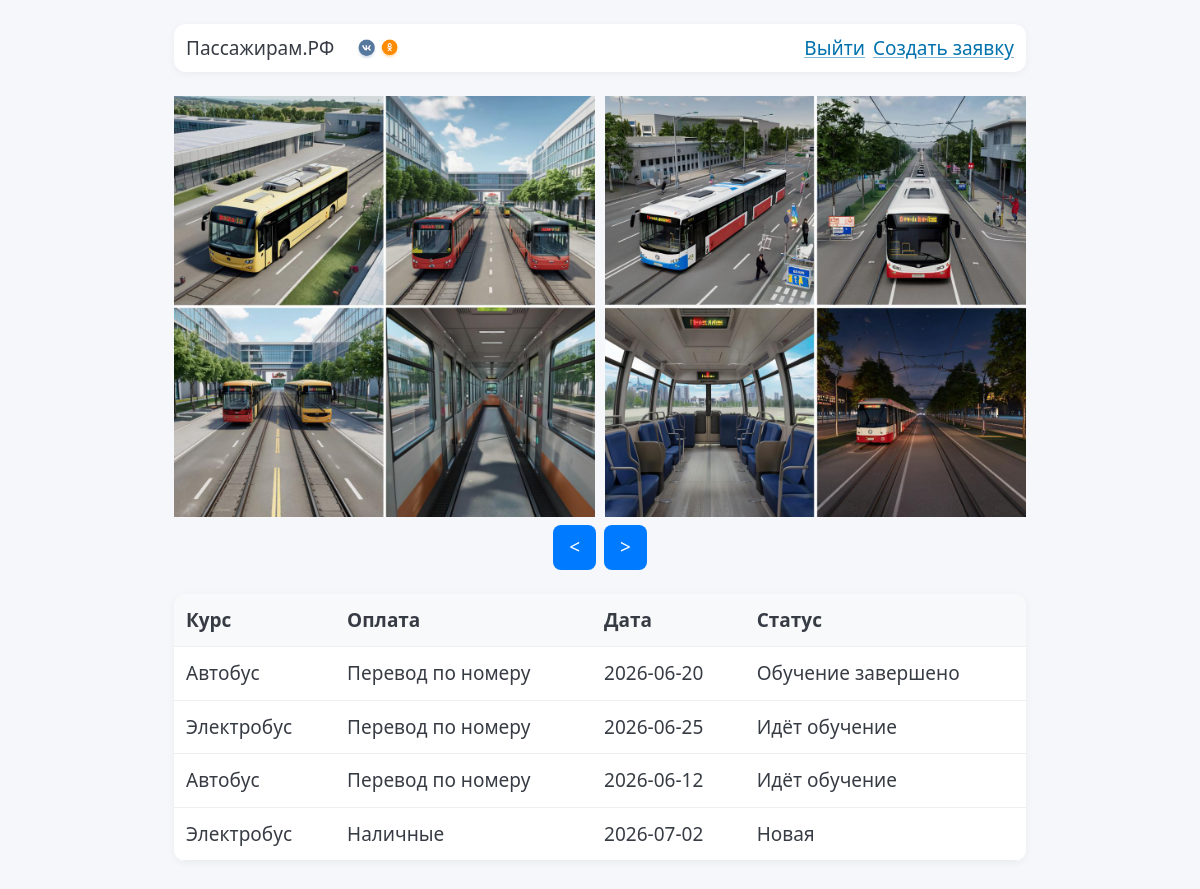
/profile (signed in), run on an earlier commit of the app's database.
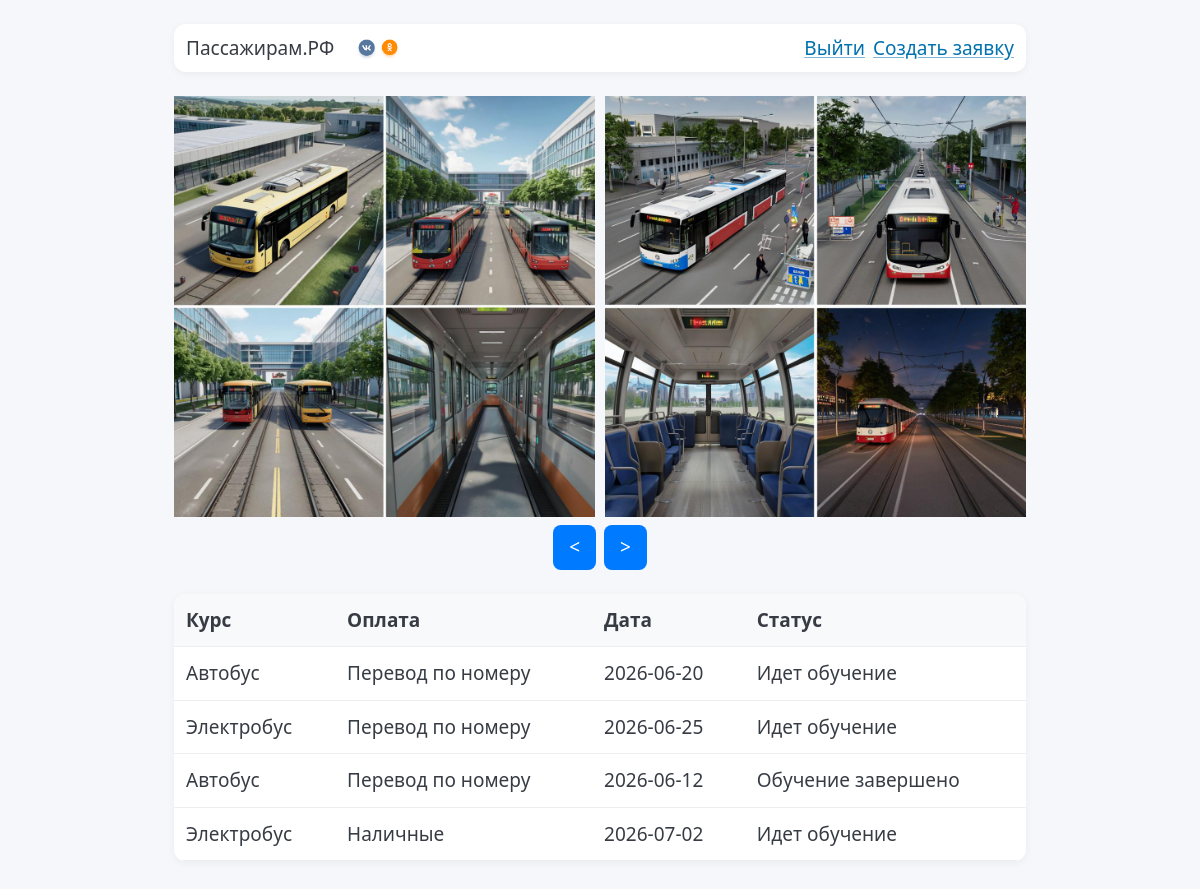
And on a later commit of the database.
### main.py (models this page shows)
class Record(SQLModel, table=True):
    id: int | None = Field(primary_key=True, default=None)
    course: str
    date: str
    payment: str
    status: str
    user_id: int

### main.py (the view)
@app.get('/profile')
def profile(request: Request):
    role = request.cookies.get('role')
    user_id = request.cookies.get('user_id')
    print(f"DEBUG /profile: role={role}, user_id={user_id}")
    if not user_id or role == "admin":
        return RedirectResponse('/login', status_code=302)
    with Session(bind=engine) as session:
        s = select(Record).where(Record.user_id == int(user_id))
        records = session.exec(s).all()
    return templates.TemplateResponse(
        request,
        'profile.html',
        { "records": records }
    )

### templates/profile.html
{% extends '_layout.html' %}
{% block nav %}
    <a href="/logout">Выйти</a>
    <a href="/create">Создать заявку</a>
{% endblock %}
{% block content %}
    <table>
        <thead>
            <tr>
                <th>Курс</th>
                <th>Оплата</th>
                <th>Дата</th>
                <th>Статус</th>
            </tr>
        </thead>
        <tbody>
            {% for item in records %}
            <tr>
                <td>{{ item["course"] }}</td>
                <td>{{ item["payment"] }}</td>
                <td>{{ item["date"] }}</td>
                <td>{{ item["status"] }}</td>
            </tr>
            {% endfor %}
        </tbody>
    </table>
{% endblock %}

### templates/_layout.html (shortened to what this page needs)
<!doctype html>
<html lang="ru">
<head>
    <link rel="stylesheet" href="/static/vendor/pico.css">
    <link rel="stylesheet" href="/static/vendor/glide.core.css">
    <link rel="stylesheet" href="/static/global.css">
</head>
<body>
    <div class="page">
        <header class="header">
            <span>Пассажирам.РФ</span>
            <img class="logo" src="/static/images/branding/image01.webp" />
            {% block nav %} {% endblock %}
        </header>
        <div class="glide">
            <div data-glide-el="track" class="glide__track">
                <div class="glide__slides">
                    <img class="glide__slide" src="/static/images/slider/image06.png" alt="">
                    <img class="glide__slide" src="/static/images/slider/image07.png" alt="">
                </div>
               <div class="glide__arrows" data-glide-el="controls">
                <button class="glide__arrow glide__arrow--prev" data-glide-dir="<">&lt;</button>
                <button class="glide__arrow glide__arrow--next" data-glide-dir=">">&gt;</button>
               </div>
            </div>
        </div>
        {% block content %} {% endblock %}
    </div>
</body>
</html>

### static/global.css (style rules this page uses)
body { min-height: 100dvh; background: #f5f7fb; }
.page { min-height: 100dvh; max-width: 900px; margin: 0 auto; padding: 12px; display: flex; flex-direction: column; gap: 24px; }
.header { height: 48px; display: flex; align-items: center; gap: 8px; background: white; padding: 0 12px; border-radius: 12px; box-shadow: 0 2px 8px rgba(0,0,0,0.05); }
.logo { height: 100%; width: auto; margin-right: auto; }
.glide__arrows { margin-top: 8px; display: flex; justify-content: center; gap: 8px; }
.glide__arrow { padding: 8px 16px; background: #007bff; color: white; border: none; border-radius: 8px; cursor: pointer; transition: 0.3s; }
button { background: #007bff; color: white; border: none; padding: 12px 20px; border-radius: 8px; cursor: pointer; font-size: 1rem; transition: 0.3s; }
table { width: 100%; border-collapse: collapse; background: white; border-radius: 12px; overflow: hidden; box-shadow: 0 2px 8px rgba(0,0,0,0.05); }
th, td { padding: 12px; text-align: left; border-bottom: 1px solid #eee; }
th { background: #f8f9fa; font-weight: 600; }
@media (min-width: 901px) { .page { padding: 24px; } }
@media (min-width: 901px) { table { display: table; width: 100%; } }
@media (min-width: 901px) { thead { display: table-header-group; } }
@media (min-width: 901px) { tr { display: table-row; } }
@media (min-width: 901px) { td { display: table-cell; } }
@media (min-width: 901px) { td::before { display: none; } }

What changed in the data, as far as the page shows it:
changed Record (number 1 of 4 on the later page): status "Обучение завершено" → "Идет обучение"
changed Record (number 2 of 4 on the later page): status "Идёт обучение" → "Идет обучение"
changed Record: status "Идёт обучение" → "Обучение завершено"
changed Record "Наличные": status "Новая" → "Идет обучение"
